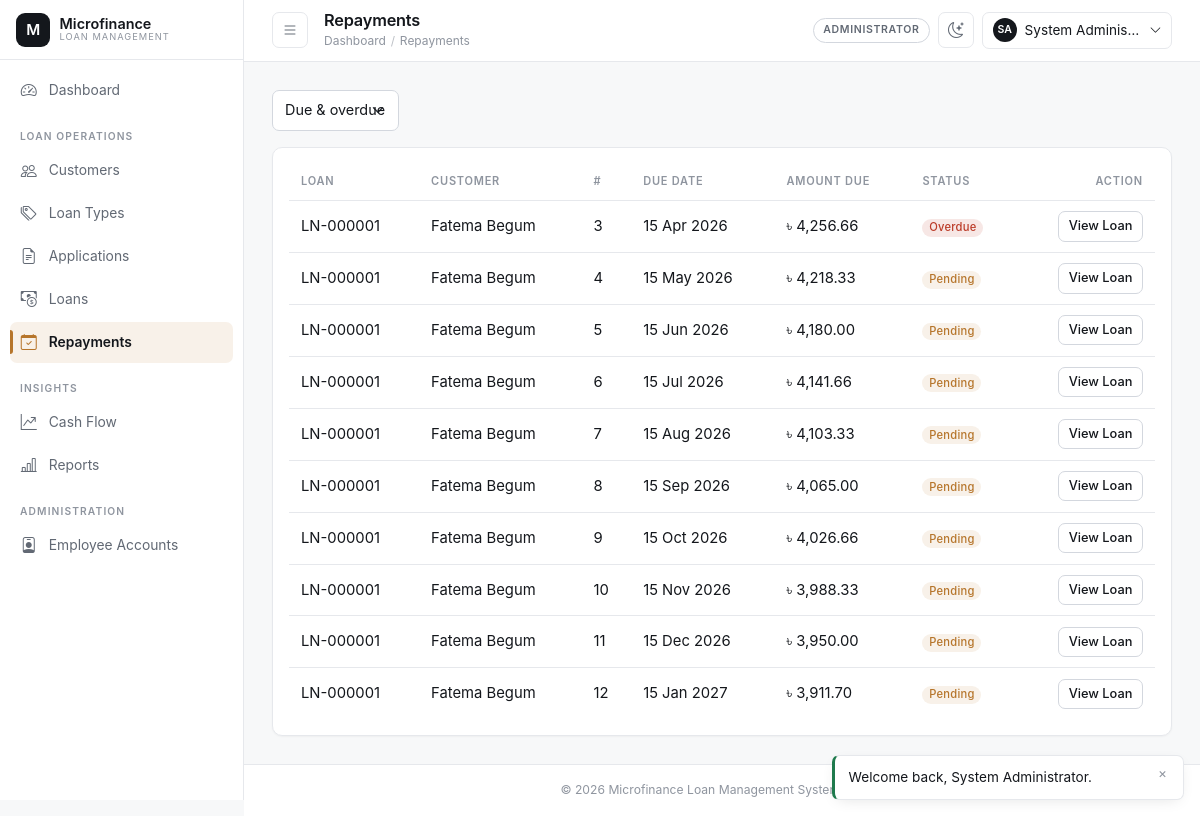
Page /admin/repayments/index.php (signed in) on the committed database.
### tables this page shows
CREATE TABLE repayment_schedules (
    schedule_id       INT UNSIGNED AUTO_INCREMENT PRIMARY KEY,
    loan_id           INT UNSIGNED NOT NULL,
    installment_no    INT UNSIGNED NOT NULL,
    due_date          DATE NOT NULL,
    principal_due     DECIMAL(14,2) NOT NULL,
    interest_due      DECIMAL(14,2) NOT NULL,
    total_due         DECIMAL(14,2) NOT NULL,
    amount_paid       DECIMAL(14,2) NOT NULL DEFAULT 0.00,
    status             ENUM('pending','partial','paid','overdue') NOT NULL DEFAULT 'pending',
    created_at         TIMESTAMP NOT NULL DEFAULT CURRENT_TIMESTAMP,
    updated_at         TIMESTAMP NOT NULL DEFAULT CURRENT_TIMESTAMP ON UPDATE CURRENT_TIMESTAMP,
    CONSTRAINT fk_sched_loan FOREIGN KEY (loan_id) REFERENCES loans(loan_id)
        ON UPDATE CASCADE ON DELETE CASCADE,
    CONSTRAINT uq_sched_loan_installment UNIQUE (loan_id, installment_no),
    CONSTRAINT chk_sched_total CHECK (total_due = principal_due + interest_due),
    INDEX idx_sched_status (status),
    INDEX idx_sched_due_date (due_date)
);

CREATE TABLE loans (
    loan_id            INT UNSIGNED AUTO_INCREMENT PRIMARY KEY,
    loan_code          VARCHAR(20) NOT NULL UNIQUE,
    application_id     INT UNSIGNED NOT NULL UNIQUE,
    customer_id        INT UNSIGNED NOT NULL,
    loan_type_id       INT UNSIGNED NOT NULL,
    principal_amount   DECIMAL(14,2) NOT NULL,
    interest_rate      DECIMAL(5,2) NOT NULL COMMENT 'Locked-in annual % at approval time',
    duration_months    INT UNSIGNED NOT NULL,
    emi_amount         DECIMAL(14,2) NOT NULL,
    start_date         DATE NOT NULL,
    end_date           DATE NOT NULL,
    status             ENUM('active','closed','defaulted','cancelled') NOT NULL DEFAULT 'active',
    approved_by        INT UNSIGNED NOT NULL,
    created_at         TIMESTAMP NOT NULL DEFAULT CURRENT_TIMESTAMP,
    updated_at         TIMESTAMP NOT NULL DEFAULT CURRENT_TIMESTAMP ON UPDATE CURRENT_TIMESTAMP,
    CONSTRAINT fk_loans_application FOREIGN KEY (application_id) REFERENCES loan_applications(application_id)
        ON UPDATE CASCADE ON DELETE RESTRICT,
    CONSTRAINT fk_loans_customer FOREIGN KEY (customer_id) REFERENCES customers(customer_id)
        ON UPDATE CASCADE ON DELETE RESTRICT,
    CONSTRAINT fk_loans_loan_type FOREIGN KEY (loan_type_id) REFERENCES loan_types(loan_type_id)
        ON UPDATE CASCADE ON DELETE RESTRICT,
    CONSTRAINT fk_loans_approved_by FOREIGN KEY (approved_by) REFERENCES users(user_id)
        ON UPDATE CASCADE ON DELETE RESTRICT,
    CONSTRAINT chk_loans_principal CHECK (principal_amount > 0),
    CONSTRAINT chk_loans_dates CHECK (end_date > start_date),
    INDEX idx_loans_status (status),
    INDEX idx_loans_customer (customer_id)
);

CREATE TABLE users (
    user_id        INT UNSIGNED AUTO_INCREMENT PRIMARY KEY,
    role_id        INT UNSIGNED NOT NULL,
    full_name      VARCHAR(120) NOT NULL,
    username       VARCHAR(60) NOT NULL UNIQUE,
    email          VARCHAR(120) NOT NULL UNIQUE,
    phone          VARCHAR(20) DEFAULT NULL,
    password_hash  VARCHAR(255) NOT NULL,
    status         ENUM('active','inactive','suspended') NOT NULL DEFAULT 'active',
    remember_token VARCHAR(255) DEFAULT NULL,
    last_login_at  DATETIME DEFAULT NULL,
    created_by     INT UNSIGNED DEFAULT NULL,
    created_at     TIMESTAMP NOT NULL DEFAULT CURRENT_TIMESTAMP,
    updated_at     TIMESTAMP NOT NULL DEFAULT CURRENT_TIMESTAMP ON UPDATE CURRENT_TIMESTAMP,
    CONSTRAINT fk_users_role FOREIGN KEY (role_id) REFERENCES roles(role_id)
        ON UPDATE CASCADE ON DELETE RESTRICT,
    CONSTRAINT fk_users_created_by FOREIGN KEY (created_by) REFERENCES users(user_id)
        ON UPDATE CASCADE ON DELETE SET NULL,
    INDEX idx_users_role (role_id),
    INDEX idx_users_status (status)
);

### admin/repayments/index.php (the view, shortened to what this page needs)
<?php
$status = clean($_GET['status'] ?? '');
$pdo = Database::getConnection();
$where = "1=1";
$params = [];
if (in_array($status, ['pending', 'partial', 'overdue', 'paid'], true)) {
    $where = 'rs.status = :status';
    $params['status'] = $status;
} else {
    $where = "rs.status IN ('pending','partial','overdue')";
}
$stmt = $pdo->prepare(
    "SELECT rs.schedule_id, rs.installment_no, rs.due_date, rs.total_due, rs.amount_paid, rs.status,
            l.loan_id, l.loan_code, uc.full_name AS customer_name
     FROM repayment_schedules rs
     INNER JOIN loans l ON l.loan_id = rs.loan_id
     INNER JOIN customers c ON c.customer_id = l.customer_id
     INNER JOIN users uc ON uc.user_id = c.user_id
     WHERE {$where}
     ORDER BY rs.due_date ASC
     LIMIT 150"
);
$stmt->execute($params);
$rows = $stmt->fetchAll();
require_once __DIR__ . '/../../includes/header.php';
?>
<form method="get" class="mb-3">
    <select name="status" class="form-select w-auto d-inline-block" onchange="this.form.submit()">
        <option value="">Due &amp; overdue</option>
    </select>
</form>
<div class="mfs-card p-3">
    <div class="table-responsive">
        <table class="table mfs-table align-middle">
            <thead><tr><th>Loan</th><th>Customer</th><th>#</th><th>Due Date</th><th>Amount Due</th><th>Status</th><th class="text-end">Action</th></tr></thead>
            <tbody>
            <?php foreach ($rows as $row): ?>
                <tr>
                    <td><?= e($row['loan_code']) ?></td>
                    <td><?= e($row['customer_name']) ?></td>
                    <td><?= (int) $row['installment_no'] ?></td>
                    <td><?= display_date($row['due_date']) ?></td>
                    <td><?= money($row['total_due'] - $row['amount_paid']) ?></td>
                    <td><?= status_badge($row['status']) ?></td>
                    <td class="text-end"><a class="btn btn-sm btn-outline-secondary" href="<?= e(BASE_URL) ?>/admin/loans/view.php?id=<?= (int) $row['loan_id'] ?>">View Loan</a></td>
                </tr>
            <?php endforeach; ?>
            </tbody>
        </table>
    </div>
</div>
<?php require_once __DIR__ . '/../../includes/footer.php'; ?>

### includes/functions.php (shortened to what this page needs)
<?php
function e(mixed $value = null): string
{
    return htmlspecialchars((string) ($value ?? ''), ENT_QUOTES, 'UTF-8');
}
function clean(mixed $value = null): string
{
    return is_scalar($value) ? trim((string) $value) : '';
}
function money(mixed $amount, string $symbol = '৳'): string
{
    return $symbol . ' ' . number_format(is_numeric($amount) ? (float) $amount : 0.0, 2);
}
function display_date(?string $date, string $format = 'd M Y'): string
{
    $ts = strtotime($date);
    return $ts === false ? '—' : date($format, $ts);
}
function status_badge(string $status): string
{
    $slug = strtolower(str_replace(' ', '-', $status));
    return '<span class="badge badge-status-' . e($slug) . '">' . e(ucwords(str_replace('_', ' ', $status))) . '</span>';
}

### assets/css/style.css (style rules this page uses)
:root { color-scheme: light; --mfs-bg: #f7f8f9; --mfs-surface: #ffffff; --mfs-surface-2: #fbfbfc; --mfs-surface-3: #f1f2f4; --mfs-border: #e6e8ec; --mfs-border-strong: #d3d7de; --mfs-ink: #14171c; --mfs-ink-soft: #626974; --mfs-ink-faint: #8f959f; --mfs-accent: #b6752b; --mfs-accent-hover: #a1651f; --mfs-accent-soft: rgba(182, 117, 43, 0.10); --mfs-accent-ring: rgba(182, 117, 43, 0.26); --mfs-success: #1f7a4d; --mfs-success-soft: rgba(31, 122, 77, 0.12); --mfs-danger: #bb3b28; --mfs-danger-soft: rgba(187, 59, 40, 0.12); --mfs-warning: #b6752b; --mfs-info: #2b6d8c; --mfs-info-soft: rgba(43, 109, 140, 0.12); --mfs-radius: 10px; --mfs-radius-sm: 7px; --mfs-radius-lg: 16px; --mfs-shadow-sm: 0 1px 2px rgba(16, 18, 21, 0.04); --mfs-shadow: 0 4px 16px -6px rgba(16, 18, 21, 0.14); --mfs-shadow-lg: 0 24px 60px -28px rgba(16, 18, 21, 0.34); --mfs-sidebar-width: 244px; --mfs-sidebar-collapsed: 68px; --mfs-topbar-height: 60px; --mfs-speed: 160ms; --mfs-speed-slow: 280ms; --mfs-ease: cubic-bezier(0.4, 0, 0.2, 1); --mfs-ease-out: cubic-bezier(0.16, 1, 0.3, 1); --mfs-font: -apple-system, BlinkMacSystemFont, 'Segoe UI', Inter, Roboto, 'Helvetica Neue', Arial, 'Noto Sans', sans-serif; --mfs-font-mono: ui-monospace, SFMono-Regular, 'SF Mono', Menlo, Consolas, monospace; }
*, *::before, *::after { box-sizing: border-box; }
html { -webkit-text-size-adjust: 100%; text-size-adjust: 100%; }
body { margin: 0; background-color: var(--mfs-bg); color: var(--mfs-ink); font-family: var(--mfs-font); font-size: 0.925rem; line-height: 1.55; -webkit-font-smoothing: antialiased; -moz-osx-font-smoothing: grayscale; }
a { color: var(--mfs-ink); text-decoration: none; transition: color var(--mfs-speed) var(--mfs-ease); }
* { scrollbar-width: thin; scrollbar-color: var(--mfs-border-strong) transparent; }
.form-control, .form-select { background-color: var(--mfs-surface); border: 1px solid var(--mfs-border-strong); border-radius: var(--mfs-radius-sm); color: var(--mfs-ink); padding: 0.55rem 0.75rem; font-size: 0.9rem; transition: border-color var(--mfs-speed) var(--mfs-ease), box-shadow var(--mfs-speed) var(--mfs-ease), background-color var(--mfs-speed) var(--mfs-ease); }
.btn { --mfs-btn-bg: transparent; border-radius: var(--mfs-radius-sm); font-size: 0.875rem; font-weight: 500; line-height: 1.45; padding: 0.5rem 0.95rem; cursor: pointer; transition: background-color var(--mfs-speed) var(--mfs-ease), border-color var(--mfs-speed) var(--mfs-ease), color var(--mfs-speed) var(--mfs-ease), transform var(--mfs-speed) var(--mfs-ease), box-shadow var(--mfs-speed) var(--mfs-ease); }
.btn-outline-secondary { border-color: var(--mfs-border-strong); color: var(--mfs-ink); background: var(--mfs-surface); }
.btn-sm { padding: 0.3rem 0.6rem; font-size: 0.8rem; }
.mfs-card { background: var(--mfs-surface); border: 1px solid var(--mfs-border); border-radius: var(--mfs-radius); box-shadow: var(--mfs-shadow-sm); }
.table { --bs-table-bg: transparent; --bs-table-color: var(--mfs-ink); color: var(--mfs-ink); margin-bottom: 0; }
.table.mfs-table thead th { position: sticky; top: 0; z-index: 1; background: var(--mfs-surface); color: var(--mfs-ink-faint); font-size: 0.69rem; font-weight: 600; letter-spacing: 0.07em; text-transform: uppercase; border: 0; border-bottom: 1px solid var(--mfs-border); padding: 0.6rem 0.75rem; white-space: nowrap; vertical-align: middle; }
.table.mfs-table tbody td { border-color: var(--mfs-border); padding: 0.65rem 0.75rem; vertical-align: middle; }
.table.mfs-table tbody tr { transition: background-color var(--mfs-speed) var(--mfs-ease); }
.table.mfs-table tbody tr:last-child td { border-bottom: 0; }
.table-responsive { -webkit-overflow-scrolling: touch; }
.badge { font-weight: 500; font-size: 0.7rem; letter-spacing: 0.02em; padding: 0.3em 0.6em; border-radius: 999px; }
.badge-status-pending, .badge-status-partial { background: var(--mfs-accent-soft); color: var(--mfs-accent); }
.badge-status-rejected, .badge-status-overdue, .badge-status-defaulted, .badge-status-blacklisted { background: var(--mfs-danger-soft); color: var(--mfs-danger); }

### rows in the picture
repayment_schedules: loan.loan_code "LN-000001", users.full_name "Fatema Begum", installment_no "3", due_date "15 Apr 2026", money($row['total_due'] - $row['amount_paid']) "৳ 4,256.66", status "Overdue"
repayment_schedules: loan.loan_code "LN-000001", users.full_name "Fatema Begum", installment_no "4", due_date "15 May 2026", money($row['total_due'] - $row['amount_paid']) "৳ 4,218.33", status "Pending"
repayment_schedules: loan.loan_code "LN-000001", users.full_name "Fatema Begum", installment_no "5", due_date "15 Jun 2026", money($row['total_due'] - $row['amount_paid']) "৳ 4,180.00", status "Pending"
repayment_schedules: loan.loan_code "LN-000001", users.full_name "Fatema Begum", installment_no "6", due_date "15 Jul 2026", money($row['total_due'] - $row['amount_paid']) "৳ 4,141.66", status "Pending"
repayment_schedules: loan.loan_code "LN-000001", users.full_name "Fatema Begum", installment_no "7", due_date "15 Aug 2026", money($row['total_due'] - $row['amount_paid']) "৳ 4,103.33", status "Pending"
repayment_schedules: loan.loan_code "LN-000001", users.full_name "Fatema Begum", installment_no "8", due_date "15 Sep 2026", money($row['total_due'] - $row['amount_paid']) "৳ 4,065.00", status "Pending"
repayment_schedules: loan.loan_code "LN-000001", users.full_name "Fatema Begum", installment_no "9", due_date "15 Oct 2026", money($row['total_due'] - $row['amount_paid']) "৳ 4,026.66", status "Pending"
repayment_schedules: loan.loan_code "LN-000001", users.full_name "Fatema Begum", installment_no "10", due_date "15 Nov 2026", money($row['total_due'] - $row['amount_paid']) "৳ 3,988.33", status "Pending"
repayment_schedules: loan.loan_code "LN-000001", users.full_name "Fatema Begum", installment_no "11", due_date "15 Dec 2026", money($row['total_due'] - $row['amount_paid']) "৳ 3,950.00", status "Pending"
repayment_schedules: loan.loan_code "LN-000001", users.full_name "Fatema Begum", installment_no "12", due_date "15 Jan 2027", money($row['total_due'] - $row['amount_paid']) "৳ 3,911.70", status "Pending"

### other values in the picture
$label "Dashboard"
$item[3] "LOAN OPERATIONS"
$label "Customers"
$label "Loan Types"
$label "Applications"
$label "Loans"
$label "Repayments"
$item[3] "INSIGHTS"
$label "Cash Flow"
$label "Reports"
$item[3] "ADMINISTRATION"
$label "Employee Accounts"
$pageTitle "Repayments"
$user['role_name'] "ADMINISTRATOR"
$initials "SA"
